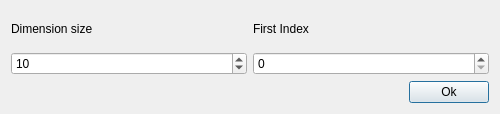
<?xml version="1.0" encoding="UTF-8"?>
<ui version="4.0">
 <class>ArrayDimensionDialog</class>
 <widget class="QDialog" name="ArrayDimensionDialog">
  <property name="windowModality">
   <enum>Qt::ApplicationModal</enum>
  </property>
  <property name="geometry">
   <rect>
    <x>0</x>
    <y>0</y>
    <width>500</width>
    <height>114</height>
   </rect>
  </property>
  <property name="sizePolicy">
   <sizepolicy hsizetype="Fixed" vsizetype="Fixed">
    <horstretch>0</horstretch>
    <verstretch>0</verstretch>
   </sizepolicy>
  </property>
  <property name="windowTitle">
   <string>Dialog</string>
  </property>
  <property name="modal">
   <bool>true</bool>
  </property>
  <layout class="QVBoxLayout" name="verticalLayout_2">
   <item>
    <layout class="QHBoxLayout" name="horizontalLayout">
     <item>
      <layout class="QVBoxLayout" name="verticalLayout_3">
       <item>
        <widget class="QLabel" name="label_3">
         <property name="text">
          <string>Dimension size</string>
         </property>
        </widget>
       </item>
       <item>
        <widget class="QSpinBox" name="dimSizeInput">
         <property name="maximum">
          <number>10000</number>
         </property>
         <property name="value">
          <number>10</number>
         </property>
        </widget>
       </item>
      </layout>
     </item>
     <item>
      <layout class="QVBoxLayout" name="verticalLayout">
       <item>
        <widget class="QLabel" name="label">
         <property name="text">
          <string>First Index</string>
         </property>
        </widget>
       </item>
       <item>
        <widget class="QSpinBox" name="firstIndexInput">
         <property name="maximum">
          <number>10000</number>
         </property>
        </widget>
       </item>
      </layout>
     </item>
    </layout>
   </item>
   <item>
    <layout class="QHBoxLayout" name="horizontalLayout_2">
     <item>
      <spacer name="horizontalSpacer">
       <property name="orientation">
        <enum>Qt::Horizontal</enum>
       </property>
       <property name="sizeHint" stdset="0">
        <size>
         <width>40</width>
         <height>20</height>
        </size>
       </property>
      </spacer>
     </item>
     <item>
      <widget class="QPushButton" name="okButton">
       <property name="text">
        <string>Ok</string>
       </property>
      </widget>
     </item>
    </layout>
   </item>
  </layout>
 </widget>
 <resources/>
 <connections>
  <connection>
   <sender>okButton</sender>
   <signal>clicked()</signal>
   <receiver>ArrayDimensionDialog</receiver>
   <slot>accept()</slot>
   <hints>
    <hint type="sourcelabel">
     <x>350</x>
     <y>222</y>
    </hint>
    <hint type="destinationlabel">
     <x>199</x>
     <y>149</y>
    </hint>
   </hints>
  </connection>
 </connections>
</ui>
